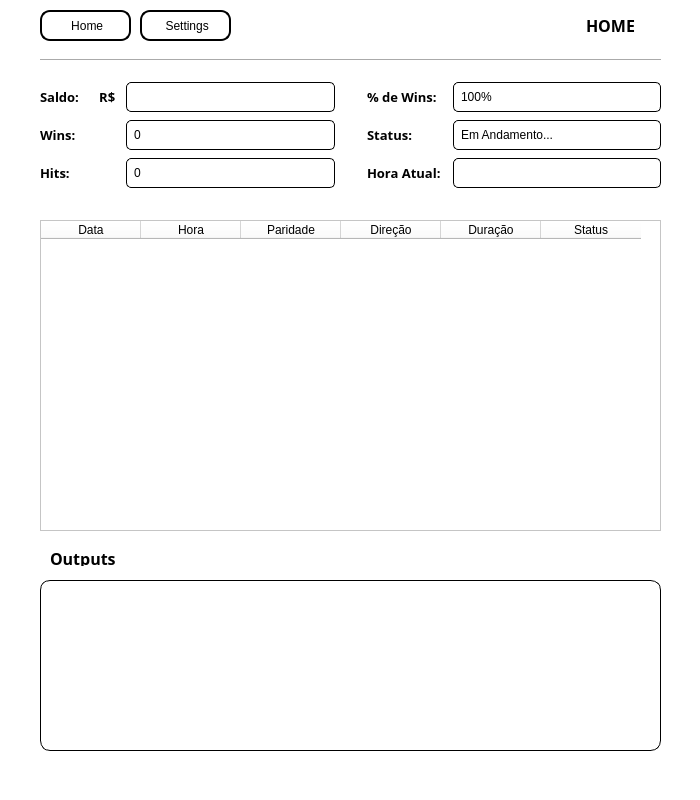
<?xml version="1.0" encoding="UTF-8"?>
<ui version="4.0">
 <class>MainWindow</class>
 <widget class="QMainWindow" name="MainWindow">
  <property name="geometry">
   <rect>
    <x>0</x>
    <y>0</y>
    <width>700</width>
    <height>800</height>
   </rect>
  </property>
  <property name="minimumSize">
   <size>
    <width>700</width>
    <height>800</height>
   </size>
  </property>
  <property name="maximumSize">
   <size>
    <width>700</width>
    <height>800</height>
   </size>
  </property>
  <property name="windowTitle">
   <string>MainWindow</string>
  </property>
  <property name="styleSheet">
   <string notr="true">background-color: rgb(255, 255, 255);</string>
  </property>
  <widget class="QWidget" name="centralwidget">
   <widget class="QPushButton" name="HomeButton">
    <property name="geometry">
     <rect>
      <x>40</x>
      <y>10</y>
      <width>91</width>
      <height>31</height>
     </rect>
    </property>
    <property name="cursor">
     <cursorShape>PointingHandCursor</cursorShape>
    </property>
    <property name="styleSheet">
     <string notr="true">QPushButton {
	border-radius: 10px;
	border: 2px solid black;
}
</string>
    </property>
    <property name="text">
     <string> Home</string>
    </property>
    <property name="icon">
     <iconset>
      <normaloff>../../robocopy/icons/home-outline.svg</normaloff>../../robocopy/icons/home-outline.svg</iconset>
    </property>
    <property name="autoRepeat">
     <bool>false</bool>
    </property>
   </widget>
   <widget class="Line" name="line">
    <property name="geometry">
     <rect>
      <x>40</x>
      <y>50</y>
      <width>621</width>
      <height>20</height>
     </rect>
    </property>
    <property name="orientation">
     <enum>Qt::Horizontal</enum>
    </property>
   </widget>
   <widget class="QPushButton" name="SettingsButton">
    <property name="geometry">
     <rect>
      <x>140</x>
      <y>10</y>
      <width>91</width>
      <height>31</height>
     </rect>
    </property>
    <property name="cursor">
     <cursorShape>PointingHandCursor</cursorShape>
    </property>
    <property name="styleSheet">
     <string notr="true">QPushButton {
	border-radius: 10px;
	border: 2px solid black;
}
</string>
    </property>
    <property name="text">
     <string> Settings</string>
    </property>
    <property name="icon">
     <iconset>
      <normaloff>../../robocopy/icons/settings-outline.svg</normaloff>../../robocopy/icons/settings-outline.svg</iconset>
    </property>
    <property name="autoRepeat">
     <bool>false</bool>
    </property>
   </widget>
   <widget class="QStackedWidget" name="stackedWidget">
    <property name="geometry">
     <rect>
      <x>10</x>
      <y>70</y>
      <width>681</width>
      <height>721</height>
     </rect>
    </property>
    <property name="styleSheet">
     <string notr="true"/>
    </property>
    <property name="currentIndex">
     <number>0</number>
    </property>
    <widget class="QWidget" name="seet">
     <widget class="QWidget" name="layoutWidget">
      <property name="geometry">
       <rect>
        <x>30</x>
        <y>10</y>
        <width>621</width>
        <height>112</height>
       </rect>
      </property>
      <layout class="QHBoxLayout" name="horizontalLayout_7">
       <item>
        <layout class="QVBoxLayout" name="verticalLayout_2">
         <item>
          <layout class="QHBoxLayout" name="horizontalLayout">
           <item>
            <widget class="QLabel" name="label_2">
             <property name="minimumSize">
              <size>
               <width>80</width>
               <height>0</height>
              </size>
             </property>
             <property name="maximumSize">
              <size>
               <width>80</width>
               <height>16777215</height>
              </size>
             </property>
             <property name="font">
              <font>
               <family>Century Gothic</family>
               <pointsize>10</pointsize>
               <bold>true</bold>
              </font>
             </property>
             <property name="text">
              <string>Saldo:      R$</string>
             </property>
            </widget>
           </item>
           <item>
            <widget class="QLineEdit" name="saldoLine">
             <property name="minimumSize">
              <size>
               <width>120</width>
               <height>30</height>
              </size>
             </property>
             <property name="styleSheet">
              <string notr="true">border-radius: 5px;
border:1px solid black;
padding-left: 5px;</string>
             </property>
             <property name="text">
              <string/>
             </property>
             <property name="readOnly">
              <bool>true</bool>
             </property>
            </widget>
           </item>
          </layout>
         </item>
         <item>
          <layout class="QHBoxLayout" name="horizontalLayout_2">
           <item>
            <widget class="QLabel" name="label_3">
             <property name="minimumSize">
              <size>
               <width>80</width>
               <height>0</height>
              </size>
             </property>
             <property name="maximumSize">
              <size>
               <width>80</width>
               <height>16777215</height>
              </size>
             </property>
             <property name="font">
              <font>
               <family>Century Gothic</family>
               <pointsize>10</pointsize>
               <bold>true</bold>
              </font>
             </property>
             <property name="text">
              <string>Wins:</string>
             </property>
            </widget>
           </item>
           <item>
            <widget class="QLineEdit" name="winsLine">
             <property name="minimumSize">
              <size>
               <width>120</width>
               <height>30</height>
              </size>
             </property>
             <property name="styleSheet">
              <string notr="true">border-radius: 5px;
border:1px solid black;
padding-left: 5px;</string>
             </property>
             <property name="text">
              <string>0</string>
             </property>
             <property name="readOnly">
              <bool>true</bool>
             </property>
            </widget>
           </item>
          </layout>
         </item>
         <item>
          <layout class="QHBoxLayout" name="horizontalLayout_3">
           <item>
            <widget class="QLabel" name="label_4">
             <property name="minimumSize">
              <size>
               <width>80</width>
               <height>0</height>
              </size>
             </property>
             <property name="maximumSize">
              <size>
               <width>80</width>
               <height>16777215</height>
              </size>
             </property>
             <property name="font">
              <font>
               <family>Century Gothic</family>
               <pointsize>10</pointsize>
               <bold>true</bold>
              </font>
             </property>
             <property name="text">
              <string>Hits:</string>
             </property>
            </widget>
           </item>
           <item>
            <widget class="QLineEdit" name="hitsLine">
             <property name="minimumSize">
              <size>
               <width>120</width>
               <height>30</height>
              </size>
             </property>
             <property name="styleSheet">
              <string notr="true">border-radius: 5px;
border:1px solid black;
padding-left: 5px;</string>
             </property>
             <property name="text">
              <string>0</string>
             </property>
             <property name="readOnly">
              <bool>true</bool>
             </property>
            </widget>
           </item>
          </layout>
         </item>
        </layout>
       </item>
       <item>
        <widget class="QLabel" name="label_8">
         <property name="minimumSize">
          <size>
           <width>20</width>
           <height>0</height>
          </size>
         </property>
         <property name="text">
          <string/>
         </property>
        </widget>
       </item>
       <item>
        <layout class="QVBoxLayout" name="verticalLayout">
         <item>
          <layout class="QHBoxLayout" name="horizontalLayout_4">
           <item>
            <widget class="QLabel" name="label_5">
             <property name="minimumSize">
              <size>
               <width>80</width>
               <height>0</height>
              </size>
             </property>
             <property name="maximumSize">
              <size>
               <width>80</width>
               <height>16777215</height>
              </size>
             </property>
             <property name="font">
              <font>
               <family>Century Gothic</family>
               <pointsize>10</pointsize>
               <bold>true</bold>
              </font>
             </property>
             <property name="text">
              <string>% de Wins:</string>
             </property>
            </widget>
           </item>
           <item>
            <widget class="QLineEdit" name="prctLine">
             <property name="minimumSize">
              <size>
               <width>120</width>
               <height>30</height>
              </size>
             </property>
             <property name="styleSheet">
              <string notr="true">border-radius: 5px;
border:1px solid black;
padding-left: 5px;</string>
             </property>
             <property name="text">
              <string>100%</string>
             </property>
             <property name="readOnly">
              <bool>true</bool>
             </property>
            </widget>
           </item>
          </layout>
         </item>
         <item>
          <layout class="QHBoxLayout" name="horizontalLayout_5">
           <item>
            <widget class="QLabel" name="label_6">
             <property name="minimumSize">
              <size>
               <width>80</width>
               <height>0</height>
              </size>
             </property>
             <property name="maximumSize">
              <size>
               <width>80</width>
               <height>16777215</height>
              </size>
             </property>
             <property name="font">
              <font>
               <family>Century Gothic</family>
               <pointsize>10</pointsize>
               <bold>true</bold>
              </font>
             </property>
             <property name="text">
              <string>Status:</string>
             </property>
            </widget>
           </item>
           <item>
            <widget class="QLineEdit" name="statusLine">
             <property name="minimumSize">
              <size>
               <width>120</width>
               <height>30</height>
              </size>
             </property>
             <property name="styleSheet">
              <string notr="true">border-radius: 5px;
border:1px solid black;
padding-left: 5px;</string>
             </property>
             <property name="text">
              <string>Em Andamento...</string>
             </property>
             <property name="readOnly">
              <bool>true</bool>
             </property>
            </widget>
           </item>
          </layout>
         </item>
         <item>
          <layout class="QHBoxLayout" name="horizontalLayout_6">
           <item>
            <widget class="QLabel" name="label_7">
             <property name="minimumSize">
              <size>
               <width>80</width>
               <height>0</height>
              </size>
             </property>
             <property name="maximumSize">
              <size>
               <width>80</width>
               <height>16777215</height>
              </size>
             </property>
             <property name="font">
              <font>
               <family>Century Gothic</family>
               <pointsize>10</pointsize>
               <bold>true</bold>
              </font>
             </property>
             <property name="text">
              <string>Hora Atual:</string>
             </property>
            </widget>
           </item>
           <item>
            <widget class="QLineEdit" name="horaLine">
             <property name="minimumSize">
              <size>
               <width>120</width>
               <height>30</height>
              </size>
             </property>
             <property name="styleSheet">
              <string notr="true">border-radius: 5px;
border:1px solid black;
padding-left: 5px;</string>
             </property>
             <property name="readOnly">
              <bool>true</bool>
             </property>
            </widget>
           </item>
          </layout>
         </item>
        </layout>
       </item>
      </layout>
     </widget>
     <widget class="QTableWidget" name="tableWidget">
      <property name="geometry">
       <rect>
        <x>30</x>
        <y>150</y>
        <width>621</width>
        <height>311</height>
       </rect>
      </property>
      <property name="styleSheet">
       <string notr="true"/>
      </property>
      <property name="editTriggers">
       <set>QAbstractItemView::NoEditTriggers</set>
      </property>
      <property name="dragEnabled">
       <bool>true</bool>
      </property>
      <property name="textElideMode">
       <enum>Qt::ElideLeft</enum>
      </property>
      <column>
       <property name="text">
        <string>Data</string>
       </property>
      </column>
      <column>
       <property name="text">
        <string>Hora</string>
       </property>
      </column>
      <column>
       <property name="text">
        <string>Paridade</string>
       </property>
      </column>
      <column>
       <property name="text">
        <string>Direção</string>
       </property>
      </column>
      <column>
       <property name="text">
        <string>Duração</string>
       </property>
      </column>
      <column>
       <property name="text">
        <string>Status</string>
       </property>
      </column>
     </widget>
     <widget class="QLabel" name="label">
      <property name="geometry">
       <rect>
        <x>40</x>
        <y>480</y>
        <width>191</width>
        <height>16</height>
       </rect>
      </property>
      <property name="font">
       <font>
        <family>Century Gothic</family>
        <pointsize>12</pointsize>
        <bold>true</bold>
       </font>
      </property>
      <property name="text">
       <string>Outputs</string>
      </property>
     </widget>
     <widget class="QTextEdit" name="output">
      <property name="geometry">
       <rect>
        <x>30</x>
        <y>510</y>
        <width>621</width>
        <height>171</height>
       </rect>
      </property>
      <property name="styleSheet">
       <string notr="true">border: 1px solid black;
border-radius: 10px;
padding: 8px;</string>
      </property>
      <property name="readOnly">
       <bool>true</bool>
      </property>
      <property name="html">
       <string>&lt;!DOCTYPE HTML PUBLIC &quot;-//W3C//DTD HTML 4.0//EN&quot; &quot;http://www.w3.org/TR/REC-html40/strict.dtd&quot;&gt;
&lt;html&gt;&lt;head&gt;&lt;meta name=&quot;qrichtext&quot; content=&quot;1&quot; /&gt;&lt;meta charset=&quot;utf-8&quot; /&gt;&lt;style type=&quot;text/css&quot;&gt;
p, li { white-space: pre-wrap; }
hr { height: 1px; border-width: 0; }
&lt;/style&gt;&lt;/head&gt;&lt;body style=&quot; font-family:'Segoe UI'; font-size:9pt; font-weight:400; font-style:normal;&quot;&gt;
&lt;p style=&quot;-qt-paragraph-type:empty; margin-top:0px; margin-bottom:0px; margin-left:0px; margin-right:0px; -qt-block-indent:0; text-indent:0px;&quot;&gt;&lt;br /&gt;&lt;/p&gt;&lt;/body&gt;&lt;/html&gt;</string>
      </property>
     </widget>
    </widget>
    <widget class="QWidget" name="Settings_Page">
     <widget class="QLabel" name="label_9">
      <property name="geometry">
       <rect>
        <x>50</x>
        <y>83</y>
        <width>111</width>
        <height>31</height>
       </rect>
      </property>
      <property name="font">
       <font>
        <pointsize>10</pointsize>
       </font>
      </property>
      <property name="text">
       <string>Gerenciamento</string>
      </property>
      <property name="alignment">
       <set>Qt::AlignCenter</set>
      </property>
     </widget>
     <widget class="QSpinBox" name="stopWinValue">
      <property name="geometry">
       <rect>
        <x>480</x>
        <y>180</y>
        <width>101</width>
        <height>22</height>
       </rect>
      </property>
     </widget>
     <widget class="QLabel" name="label_10">
      <property name="geometry">
       <rect>
        <x>370</x>
        <y>140</y>
        <width>71</width>
        <height>20</height>
       </rect>
      </property>
      <property name="styleSheet">
       <string notr="true">border: None;</string>
      </property>
      <property name="text">
       <string>Tipo do Stop:</string>
      </property>
     </widget>
     <widget class="QComboBox" name="stopType">
      <property name="geometry">
       <rect>
        <x>480</x>
        <y>140</y>
        <width>100</width>
        <height>21</height>
       </rect>
      </property>
      <property name="minimumSize">
       <size>
        <width>100</width>
        <height>0</height>
       </size>
      </property>
      <property name="maximumSize">
       <size>
        <width>100</width>
        <height>16777215</height>
       </size>
      </property>
      <property name="cursor">
       <cursorShape>PointingHandCursor</cursorShape>
      </property>
      <property name="styleSheet">
       <string notr="true">QComboBox {
	border: 1px solid gray;
}

QComboBox:drop-down {
	border: None;
}

QComboBox:down-arrow {
	image: url('icons/down-outline.svg');
	height: 15px;
	width: 15px;
}</string>
      </property>
      <property name="editable">
       <bool>false</bool>
      </property>
      <property name="duplicatesEnabled">
       <bool>false</bool>
      </property>
      <property name="frame">
       <bool>true</bool>
      </property>
      <item>
       <property name="text">
        <string>Valor</string>
       </property>
      </item>
      <item>
       <property name="text">
        <string>Porcentagem</string>
       </property>
      </item>
      <item>
       <property name="text">
        <string>Não Usar</string>
       </property>
      </item>
     </widget>
     <widget class="QLabel" name="label_11">
      <property name="geometry">
       <rect>
        <x>370</x>
        <y>180</y>
        <width>71</width>
        <height>20</height>
       </rect>
      </property>
      <property name="styleSheet">
       <string notr="true">border: None;</string>
      </property>
      <property name="text">
       <string>Stop Win:</string>
      </property>
     </widget>
     <widget class="QLabel" name="label_12">
      <property name="geometry">
       <rect>
        <x>370</x>
        <y>220</y>
        <width>71</width>
        <height>20</height>
       </rect>
      </property>
      <property name="styleSheet">
       <string notr="true">border: None;</string>
      </property>
      <property name="text">
       <string>Stop Loss:</string>
      </property>
     </widget>
     <widget class="QSpinBox" name="stopLossValue">
      <property name="geometry">
       <rect>
        <x>480</x>
        <y>220</y>
        <width>101</width>
        <height>22</height>
       </rect>
      </property>
     </widget>
     <widget class="QWidget" name="widget" native="true">
      <property name="geometry">
       <rect>
        <x>30</x>
        <y>100</y>
        <width>601</width>
        <height>181</height>
       </rect>
      </property>
      <property name="styleSheet">
       <string notr="true">border: 1px solid black;</string>
      </property>
     </widget>
     <widget class="QLabel" name="label_13">
      <property name="geometry">
       <rect>
        <x>90</x>
        <y>140</y>
        <width>91</width>
        <height>20</height>
       </rect>
      </property>
      <property name="styleSheet">
       <string notr="true">border: None;</string>
      </property>
      <property name="text">
       <string>Tipo de Entrada:</string>
      </property>
     </widget>
     <widget class="QComboBox" name="entryType">
      <property name="geometry">
       <rect>
        <x>200</x>
        <y>140</y>
        <width>100</width>
        <height>21</height>
       </rect>
      </property>
      <property name="minimumSize">
       <size>
        <width>100</width>
        <height>0</height>
       </size>
      </property>
      <property name="maximumSize">
       <size>
        <width>100</width>
        <height>16777215</height>
       </size>
      </property>
      <property name="cursor">
       <cursorShape>PointingHandCursor</cursorShape>
      </property>
      <property name="styleSheet">
       <string notr="true">QComboBox {
	border: 1px solid gray;
}

QComboBox:drop-down {
	border: None;
}

QComboBox:down-arrow {
	image: url('icons/down-outline.svg');
	height: 15px;
	width: 15px;
}</string>
      </property>
      <property name="editable">
       <bool>false</bool>
      </property>
      <property name="duplicatesEnabled">
       <bool>false</bool>
      </property>
      <property name="frame">
       <bool>true</bool>
      </property>
      <item>
       <property name="text">
        <string>Valor</string>
       </property>
      </item>
      <item>
       <property name="text">
        <string>Porcentagem</string>
       </property>
      </item>
     </widget>
     <widget class="QSpinBox" name="entryValue">
      <property name="geometry">
       <rect>
        <x>200</x>
        <y>180</y>
        <width>101</width>
        <height>22</height>
       </rect>
      </property>
     </widget>
     <widget class="QLabel" name="label_14">
      <property name="geometry">
       <rect>
        <x>90</x>
        <y>180</y>
        <width>91</width>
        <height>20</height>
       </rect>
      </property>
      <property name="styleSheet">
       <string notr="true">border: None;</string>
      </property>
      <property name="text">
       <string>Valor da Entrada:</string>
      </property>
     </widget>
     <widget class="QLabel" name="label_15">
      <property name="geometry">
       <rect>
        <x>90</x>
        <y>220</y>
        <width>71</width>
        <height>20</height>
       </rect>
      </property>
      <property name="styleSheet">
       <string notr="true">border: None;</string>
      </property>
      <property name="text">
       <string>Gales:</string>
      </property>
     </widget>
     <widget class="QComboBox" name="galeValue">
      <property name="geometry">
       <rect>
        <x>200</x>
        <y>220</y>
        <width>100</width>
        <height>21</height>
       </rect>
      </property>
      <property name="minimumSize">
       <size>
        <width>100</width>
        <height>0</height>
       </size>
      </property>
      <property name="maximumSize">
       <size>
        <width>100</width>
        <height>16777215</height>
       </size>
      </property>
      <property name="cursor">
       <cursorShape>PointingHandCursor</cursorShape>
      </property>
      <property name="styleSheet">
       <string notr="true">QComboBox {
	border: 1px solid gray;
}

QComboBox:drop-down {
	border: None;
}

QComboBox:down-arrow {
	image: url('icons/down-outline.svg');
	height: 15px;
	width: 15px;
}</string>
      </property>
      <property name="editable">
       <bool>false</bool>
      </property>
      <property name="duplicatesEnabled">
       <bool>false</bool>
      </property>
      <property name="frame">
       <bool>true</bool>
      </property>
      <item>
       <property name="text">
        <string>0</string>
       </property>
      </item>
      <item>
       <property name="text">
        <string>1</string>
       </property>
      </item>
      <item>
       <property name="text">
        <string>2</string>
       </property>
      </item>
     </widget>
     <widget class="QLabel" name="label_17">
      <property name="geometry">
       <rect>
        <x>60</x>
        <y>303</y>
        <width>91</width>
        <height>31</height>
       </rect>
      </property>
      <property name="font">
       <font>
        <pointsize>10</pointsize>
       </font>
      </property>
      <property name="text">
       <string>Tendência</string>
      </property>
      <property name="alignment">
       <set>Qt::AlignCenter</set>
      </property>
     </widget>
     <widget class="QLabel" name="label_18">
      <property name="geometry">
       <rect>
        <x>90</x>
        <y>420</y>
        <width>121</width>
        <height>20</height>
       </rect>
      </property>
      <property name="styleSheet">
       <string notr="true">border: None;</string>
      </property>
      <property name="text">
       <string>Quantidade de velas:</string>
      </property>
     </widget>
     <widget class="QCheckBox" name="tendenciaCheckBox">
      <property name="geometry">
       <rect>
        <x>90</x>
        <y>370</y>
        <width>76</width>
        <height>20</height>
       </rect>
      </property>
      <property name="text">
       <string>Tendência</string>
      </property>
     </widget>
     <widget class="QSpinBox" name="QntdVelasSpinBox">
      <property name="geometry">
       <rect>
        <x>220</x>
        <y>420</y>
        <width>42</width>
        <height>22</height>
       </rect>
      </property>
     </widget>
     <widget class="QWidget" name="widget_2" native="true">
      <property name="geometry">
       <rect>
        <x>30</x>
        <y>320</y>
        <width>291</width>
        <height>181</height>
       </rect>
      </property>
      <property name="styleSheet">
       <string notr="true">border: 1px solid black;</string>
      </property>
     </widget>
     <widget class="QComboBox" name="operationMode">
      <property name="geometry">
       <rect>
        <x>30</x>
        <y>20</y>
        <width>100</width>
        <height>31</height>
       </rect>
      </property>
      <property name="minimumSize">
       <size>
        <width>100</width>
        <height>0</height>
       </size>
      </property>
      <property name="maximumSize">
       <size>
        <width>100</width>
        <height>16777215</height>
       </size>
      </property>
      <property name="cursor">
       <cursorShape>PointingHandCursor</cursorShape>
      </property>
      <property name="styleSheet">
       <string notr="true">QComboBox {
	border-radius: 10px;
	border: 2px solid black;
	padding-left: 5px;
}

QComboBox:drop-down {
	border: None;
}

QComboBox:down-arrow {
	image: url('icons/down-outline.svg');
	height: 15px;
	width: 15px;
}</string>
      </property>
      <property name="editable">
       <bool>false</bool>
      </property>
      <property name="currentText">
       <string>Practice</string>
      </property>
      <property name="duplicatesEnabled">
       <bool>false</bool>
      </property>
      <property name="frame">
       <bool>true</bool>
      </property>
      <item>
       <property name="text">
        <string>Practice</string>
       </property>
      </item>
      <item>
       <property name="text">
        <string>Real</string>
       </property>
      </item>
     </widget>
     <widget class="QWidget" name="verticalLayoutWidget">
      <property name="geometry">
       <rect>
        <x>-1</x>
        <y>640</y>
        <width>681</width>
        <height>80</height>
       </rect>
      </property>
      <layout class="QVBoxLayout" name="verticalLayout_3">
       <item>
        <widget class="QLabel" name="saveLabel">
         <property name="font">
          <font>
           <family>Century Gothic</family>
           <pointsize>12</pointsize>
           <bold>true</bold>
          </font>
         </property>
         <property name="styleSheet">
          <string notr="true">color: rgb(0, 170, 91);</string>
         </property>
         <property name="text">
          <string/>
         </property>
         <property name="alignment">
          <set>Qt::AlignCenter</set>
         </property>
        </widget>
       </item>
       <item>
        <layout class="QHBoxLayout" name="horizontalLayout_8">
         <item>
          <widget class="QPushButton" name="saveSettings">
           <property name="minimumSize">
            <size>
             <width>0</width>
             <height>30</height>
            </size>
           </property>
           <property name="maximumSize">
            <size>
             <width>100</width>
             <height>16777215</height>
            </size>
           </property>
           <property name="cursor">
            <cursorShape>PointingHandCursor</cursorShape>
           </property>
           <property name="styleSheet">
            <string notr="true">QPushButton {
	border-radius: 10px;
	border: 2px solid black;
}
</string>
           </property>
           <property name="text">
            <string>Salvar</string>
           </property>
           <property name="iconSize">
            <size>
             <width>30</width>
             <height>20</height>
            </size>
           </property>
          </widget>
         </item>
        </layout>
       </item>
      </layout>
     </widget>
     <zorder>widget_2</zorder>
     <zorder>widget</zorder>
     <zorder>label_9</zorder>
     <zorder>stopWinValue</zorder>
     <zorder>label_10</zorder>
     <zorder>stopType</zorder>
     <zorder>label_11</zorder>
     <zorder>label_12</zorder>
     <zorder>stopLossValue</zorder>
     <zorder>label_13</zorder>
     <zorder>entryType</zorder>
     <zorder>entryValue</zorder>
     <zorder>label_14</zorder>
     <zorder>label_15</zorder>
     <zorder>galeValue</zorder>
     <zorder>label_17</zorder>
     <zorder>label_18</zorder>
     <zorder>tendenciaCheckBox</zorder>
     <zorder>QntdVelasSpinBox</zorder>
     <zorder>operationMode</zorder>
     <zorder>verticalLayoutWidget</zorder>
    </widget>
   </widget>
   <widget class="QLabel" name="currentWindow">
    <property name="geometry">
     <rect>
      <x>560</x>
      <y>10</y>
      <width>101</width>
      <height>31</height>
     </rect>
    </property>
    <property name="font">
     <font>
      <family>Century Gothic</family>
      <pointsize>12</pointsize>
      <bold>true</bold>
     </font>
    </property>
    <property name="text">
     <string>HOME</string>
    </property>
    <property name="alignment">
     <set>Qt::AlignCenter</set>
    </property>
   </widget>
  </widget>
 </widget>
 <resources/>
 <connections/>
</ui>
